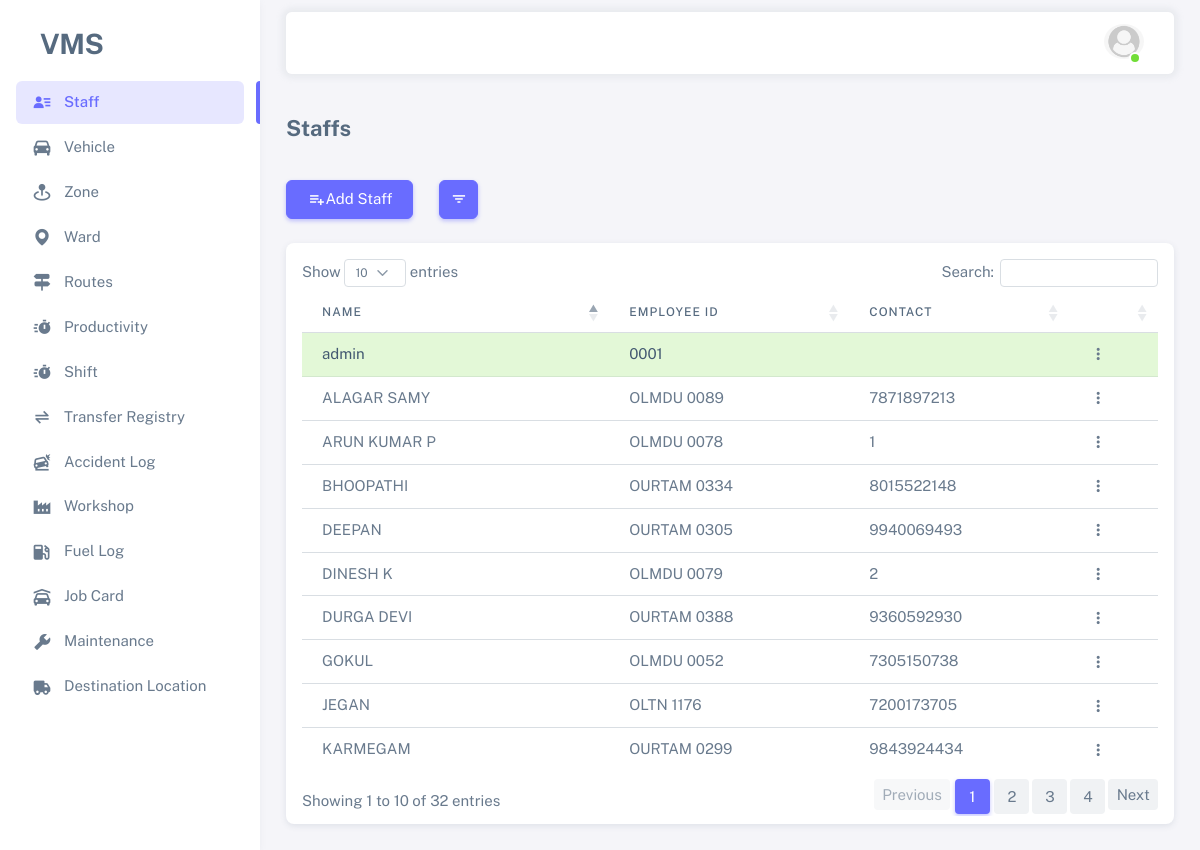
The app's page /staff-list/ (signed in) with its own data.
### vms_app/models.py (models this page shows, shortened)
class Employee(AbstractBaseUser, PermissionsMixin):
    id = models.UUIDField(primary_key=True, editable=False, unique=True, default=uuid.uuid4)
    name = models.CharField(max_length=100)
    email=models.EmailField(null=True, blank=True)
    image = models.ImageField(upload_to='profiles/', null=True, blank=True)
    employee_id = models.CharField(max_length=100, unique=True)
    is_active = models.BooleanField(default=True)
    is_staff = models.BooleanField(default=True)
    is_superuser = models.BooleanField(default=False)
    is_zonal_manager = models.BooleanField(default=False)
    is_mechanic = models.BooleanField(default=False)
    contact = models.CharField(max_length=255)
    address = models.TextField()
    remark = models.TextField(null=True, blank=True)
    objects = EmployeeManager()
    USERNAME_FIELD = 'employee_id'
    REQUIRED_FIELDS = ['name']

### vms_app/views.py (the view)
# urls.py: path('staff-list/', views.staff_list, name='staff_list'),
@login_required(login_url='login')
@active_required
@superuser_required
def staff_list(request):
    search_active = False if request.GET.get('query', None) == "in_active" else True
    employees = Employee.objects.filter(is_active=search_active).order_by("-is_superuser")
    context = {
        "employees": employees,
        "menu": "menu-staff"
    }
    return render(request, 'vms_app/staff_list.html', context)

### vms_app/templates/vms_app/staff_list.html (shortened to what this page needs)
{% extends "base.html" %}
{% block content %}
<h4 class="fw-bold py-3 mb-4">Staffs</h4>
<div class="row">
    <div class="col-auto">
        <a href="{% url "create_staff" %}" class="btn btn-primary">
            <span class="tf-icons bx bx-list-plus"></span> Add Staff
        </a>
    </div>
    <div class="col-auto">
        <button type="button" class="btn btn-primary btn-icon dropdown-toggle hide-arrow" data-bs-toggle="dropdown" aria-expanded="false">
            <i class="bx bx-filter"></i>
        </button>
    </div>
</div>
<div class="card mt-4 px-3 py-2">
    <div class="table-responsive text-nowrap mt-2">
        <table class="table" id="example">
            <thead>
                <tr>
                    <th>Name</th>
                    <th>Employee Id</th>
                    <th>Contact</th>
                    <th></th>
                </tr>
            </thead>
            <tbody class="table-border-bottom-0">
                {% for employee in employees %}
                    <tr {% if employee.is_superuser %}class="table-success"{% endif %}>
                        <td>{{employee.name}}</td>
                        <td>{{employee.employee_id}}</td>
                        <td>{{employee.contact}}</td>
                        <td>
                            <div class="dropdown">
                                <button type="button" class="btn p-0 dropdown-toggle hide-arrow" data-bs-toggle="dropdown">
                                  <i class="bx bx-dots-vertical-rounded"></i>
                                </button>
                            </div>
                        </td>
                    </tr>
                {% endfor %}
            </tbody>
        </table>
    </div>
</div>
{% endblock content %}

### templates/base.html (shortened to what this page needs)
<!DOCTYPE html>
{% load static %}
<html
        lang="en"
        class="light-style layout-menu-fixed"
        dir="ltr"
        data-theme="theme-default"
        data-assets-path="{% static "assets/" %}"
        data-template="vertical-menu-template-free"
>
<head>
    <link rel="stylesheet" href="{% static "assets/vendor/fonts/boxicons.css" %}"/>
    <link rel="stylesheet" href="{% static "assets/vendor/css/core.css" %}" class="template-customizer-core-css"/>
    <link rel="stylesheet" href="{% static "assets/vendor/css/theme-default.css" %}"
          class="template-customizer-theme-css"/>
    <link rel="stylesheet" href="{% static "assets/css/demo.css" %}"/>
    <link rel="stylesheet" href="{% static "assets/vendor/libs/perfect-scrollbar/perfect-scrollbar.css" %}"/>
    <link rel="stylesheet" href="{% static "assets/vendor/libs/apex-charts/apex-charts.css" %}"/>
    <link rel="stylesheet" href="https://cdn.jsdelivr.net/npm/bootstrap-icons@1.11.3/font/bootstrap-icons.min.css">
    <link href="https://cdn.datatables.net/1.13.7/css/dataTables.bootstrap5.min.css" rel="stylesheet">
    <link href="https://cdn.jsdelivr.net/npm/select2@4.1.0-rc.0/dist/css/select2.min.css" rel="stylesheet" />
</head>
<body>
<div class="layout-wrapper layout-content-navbar">
    <div class="layout-container">
        <aside id="layout-menu" class="layout-menu menu-vertical menu bg-menu-theme">
            <div class="app-brand demo">
                <a href="{% url "home" %}" class="app-brand-link">
                    <span class="app-brand-text demo menu-text fw-bolder ms-2">VMS</span>
                </a>
            </div>
            <ul class="menu-inner py-1">
                {% if request.user.is_superuser %}
                    <li class="menu-item" id="menu-staff">
                        <a href="{% url "staff_list" %}" class="menu-link">
                            <i class="menu-icon tf-icons bx bxs-user-detail"></i>
                            <div data-i18n="Staff">Staff</div>
                        </a>
                    </li>
                {% endif %}
                <li class="menu-item" id="menu-vehicle">
                    <a href="{% url "home" %}" class="menu-link">
                        <i class="menu-icon tf-icons bx bxs-car"></i>
                        <div data-i18n="Vehicle">Vehicle</div>
                    </a>
                </li>
                <li class="menu-item" id="menu-zone">
                    <a href="{% url "zone_list" %}" class="menu-link">
                        <i class="menu-icon tf-icons bx bxs-map-pin"></i>
                        <div data-i18n="Zone">Zone</div>
                    </a>
                </li>
                <li class="menu-item" id="menu-ward">
                    <a href="{% url "ward_list" %}" class="menu-link">
                        <i class="menu-icon tf-icons bx bxs-map"></i>
                        <div data-i18n="Ward">Ward</div>
                    </a>
                </li>
                <li class="menu-item" id="menu-route">
                    <a href="{% url "route_list" %}" class="menu-link">
                        <i class="menu-icon tf-icons bx bxs-directions"></i>
                        <div data-i18n="Routes">Routes</div>
                    </a>
                </li>
                <li class="menu-item" id="menu-productivity">
                    <a href="{% url "productivity_list" %}" class="menu-link">
                        <i class="menu-icon tf-icons bx bxs-timer"></i>
                        <div data-i18n="Productivity">Productivity</div>
                    </a>
                </li>
                <li class="menu-item" id="menu-shift">
                    <a href="{% url "shift_list" %}" class="menu-link">
                        <i class="menu-icon tf-icons bx bxs-timer"></i>
                        <div data-i18n="Shift">Shift</div>
                    </a>
                </li>
                <li class="menu-item" id="menu-transfer-registry">
                    <a href="{% url "transfer_register_view" %}" class="menu-link">
                        <i class="menu-icon tf-icons bx bx-transfer-alt"></i>
                        <div data-i18n="Transfer Registry">Transfer Registry</div>
                    </a>
                </li>
                <li class="menu-item" id="menu-accident-logs">
                    <a href="{% url "accident_log_view" %}" class="menu-link">
                        <i class="menu-icon tf-icons bx bxs-car-crash"></i>
                        <div data-i18n="Accident Log">Accident Log</div>
                    </a>
                </li>
                <li class="menu-item" id="menu-workshop">
                    <a href="{% url "workshop_list" %}" class="menu-link">
                        <i class="menu-icon tf-icons bx bxs-factory"></i>
                        <div data-i18n="Workshop">Workshop</div>
                    </a>
                </li>
                <li class="menu-item" id="menu-fuel-log">
                    <a href="{% url "fuel_log_list" %}" class="menu-link">
                        <i class="menu-icon tf-icons bx bxs-gas-pump"></i>
                        <div data-i18n="Fuel Log">Fuel Log</div>
                    </a>
                </li>
                <li class="menu-item" id="menu-job-card">
                    <a href="{% url "job_card_list" %}" class="menu-link">
                        <i class='menu-icon tf-icons bx bxs-car-garage'></i>
                        <div data-i18n="Job Card">Job Card</div>
                    </a>
                </li>
                <li class="menu-item" id="menu-maintenance">
                    <a href="{% url 'maintenance_schedule_list' %}" class="menu-link">
                        <i class='menu-icon tf-icons bx bxs-wrench'></i>
                        <div data-i18n="Maintenance">Maintenance</div>
                    </a>
                </li>
                <li class="menu-item" id="menu-destination">
                    <a href="{% url 'destination_list' %}" class="menu-link">
                        <i class='menu-icon tf-icons bx bxs-truck'></i>
                        <div data-i18n="Destination Location">Destination Location</div>
                    </a>
                </li>
            </ul>
        </aside>
        <div class="layout-page">
            <nav class="layout-navbar container-xxl navbar navbar-expand-xl navbar-detached align-items-center bg-navbar-theme"
                 id="layout-navbar">
                <div class="navbar-nav-right d-flex align-items-center" id="navbar-collapse">
                    <ul class="navbar-nav flex-row align-items-center ms-auto">
                        <li class="nav-item navbar-dropdown dropdown-user dropdown">
                            <a class="nav-link dropdown-toggle hide-arrow" href="javascript:void(0);"
                               data-bs-toggle="dropdown">
                                <div class="avatar avatar-online">
                                    <img src="
                                            {% if request.user.image %}{{ request.user.image.url }}{% else %}{% static "assets/img/avatars/default.png" %}{% endif %}"
                                         width="50px" alt class="w-px-40 h-auto rounded-circle"/>
                                </div>
                            </a>
                        </li>
                    </ul>
                </div>
            </nav>
            <div class="content-wrapper">
                <div class="container-xxl flex-grow-1 container-p-y">
                    {% block content %}
                    {% endblock content %}
                </div>
            </div>
        </div>
    </div>
</div>
</body>
</html>

### static/assets/css/demo.css (style rules this page uses)
.menu .app-brand.demo { height: 64px; margin-top: 12px; }
.app-brand-text.demo { font-size: 1.75rem; letter-spacing: -0.5px; }

### records on screen
Employee: name "admin", employee_id "0001"
Employee: name "DEEPAN", employee_id "OURTAM 0305", contact "9940069493"
Employee: name "DURGA DEVI", employee_id "OURTAM 0388", contact "9360592930"
Employee: name "KARMEGAM", employee_id "OURTAM 0299", contact "9843924434"
Employee: name "BHOOPATHI", employee_id "OURTAM 0334", contact "8015522148"
Employee: name "JEGAN", employee_id "OLTN 1176", contact "7200173705"
Employee: name "GOKUL", employee_id "OLMDU 0052", contact "7305150738"
Employee: name "ALAGAR SAMY", employee_id "OLMDU 0089", contact "7871897213"
Employee: name "ARUN KUMAR P", employee_id "OLMDU 0078", contact "1"
Employee: name "DINESH K", employee_id "OLMDU 0079", contact "2"
